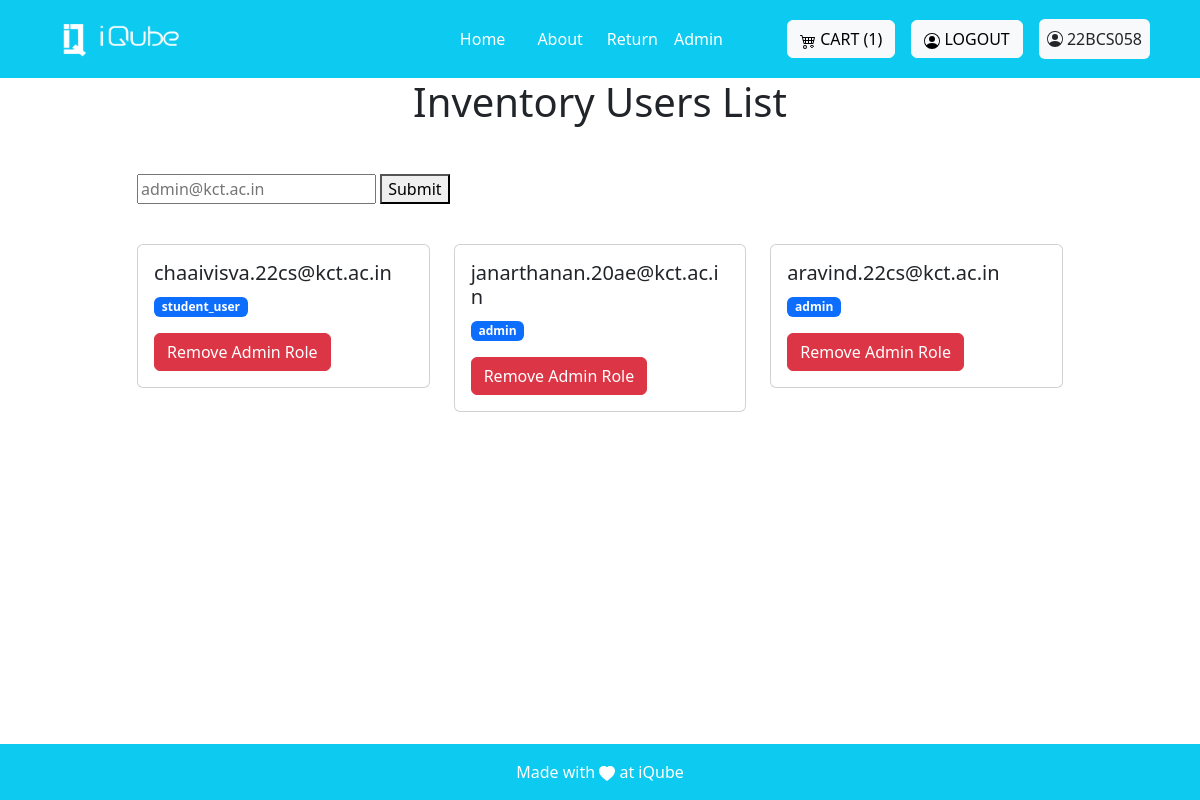
/users/ (signed in), run on the app's committed database.
### invention/models.py (models this page shows)
class AdminMail(models.Model):
    mail=models.CharField(max_length=50)

### invention/decorators.py (the view)
        def wrapper_func(request, *args, **kwargs):
            group = None
            mail=AdminMail.objects.all()
            p=0
            for i in mail:
                if request.user.email==i.mail:
                    p=10
            if request.user.groups.exists():
                group = request.user.groups.all()[0].name
            if (group in allowed_roles) or (p==10):
              return view_func(request, *args, **kwargs)
            else:
                return render(request, 'core/no_permission.html')

### invention/views.py (called while the page is built, shortened)
@login_required(login_url='login')
@allowed_user(allowed_roles=['superadmin'])
def users_list(request):
        users = User.objects.all()
        admins=AdminMail.objects.all()
        pattern= r"^[a-zA-Z0-9_.]+@(kct\.)+(ac\.)+in$"
        cart=Cart.objects.filter(created_by=request.user)
        count = cart.count()
        return render(request, 'superadmin_view/users.html', {'users': users,'admins':admins, 'count':count,})

### invention/templates/superadmin_view/users.html (shortened to what this page needs)
{% extends 'base.html' %}
{% block base %}
<div class="container">
    <h1 class="text-center mb-4">Inventory Users List</h1>
    <div class="row justify-content-center my-5">
        <div class="col-md-10">
            <form name="myForm" onsubmit="return validateEmail()" method="post" id="call">
                <input type="text" id="email" name="email" placeholder="admin@kct.ac.in" pattern="[a-zA-Z0-9_.+-]+@kct\.ac\.in" required>
                <button type="submit">Submit</button>
            </form>
            <div class="row row-cols-1 row-cols-md-3 g-4">
            <br>
                {% for user in admins %}
                <div class="col">
                    <div class="card">
                        <div class="card-body">
                            <h5 class="card-title">{{ user.mail }}</h5>
                            <p class="card-text">
                                {% for i in users%}
                                {% if i.email == user.mail %}
                                {% for group in i.groups.all %}
                                    <span class="badge bg-primary">{{group.name}}</span>
                                {% endfor %}
                                {% endif %}
                                {% endfor %}
                            </p>
                            <div class="row">
                                <div class="col">
                                    <a href="{% url 'remove_role' user_id=user.id %}" class="btn btn-danger"> Remove Admin Role</a>
                                </div>
                            </div>
                        </div>
                    </div>
                </div>
            {% endfor %}
            </div>
        </div>
    </div>
</div>
{% endblock %}

### invention/templates/base.html (shortened to what this page needs)
{% load static %}
<!DOCTYPE html>
<html lang="en">
<head>
    <link href="https://cdn.jsdelivr.net/npm/bootstrap@5.3.2/dist/css/bootstrap.min.css" rel="stylesheet"
>
</head>
<body>
    <nav class="sticky-top navbar navbar-expand-lg navbar-dark bg-info p-3">
    <div class="container">
            <a class="navbar-brand" href="#">
                <img src="{% static 'images/logo-white.png' %}" alt="Logo" height="36" width="150">
            </a>
            <div class="collapse navbar-collapse justify-content-end" id="navbarNav">
                <ul class="navbar-nav mx-5">
                    <li class="nav-item mx-2">
                        <a class="nav-link active" href="{% url 'Home'%}">Home</a>
                    </li>
                    <li class="nav-item mx-2">
                        <a class="nav-link active" href="{% url 'About' %}">About</a>
                    </li>
                    <li>
                        <a href="/return_form" class="nav-link active">Return</a>
                    </li>
                    {% for group in request.user.groups.all %}
                        {% if group.name == 'superadmin' %}
                    <li>
                        <a class="nav-link active" href="{% url 'admin_views' %}">Admin</a>
                    </li>
                        {% elif group.name == 'admin' %}
                        <li>
                            <a class="nav-link active" href="{% url 'admin_views' %}">Admin</a>
                        </li>
                        {% endif %}
                    {% endfor %}
                </ul>
            </div>
            <div class="mt-3 mt-lg-0 mx-2">
                <a class="btn btn-light" href="{% url 'view_cart' %}">
                    CART ({{count}})
                </a>
            </div>
            {% if not user.is_authenticated %}
            <div class="mt-3 mt-lg-0 mx-2">
                <a class="btn btn-light" href="{% url "social:begin" 'azuread-tenant-oauth2' %}">
                    <svg xmlns="http://www.w3.org/2000/svg" width="16" height="16" fill="currentColor" class="bi bi-person-circle" viewBox="0 0 16 16">
                    <path d="M11 6a3 3 0 1 1-6 0 3 3 0 0 1 6 0"/>
                        <path fill-rule="evenodd" d="M0 8a8 8 0 1 1 16 0A8 8 0 0 1 0 8m8-7a7 7 0 0 0-5.468 11.37C3.242 11.226 4.805 10 8 10s4.757 1.225 5.468 2.37A7 7 0 0 0 8 1"/>
                    </svg>
                    LOGIN
                </a>
            </div>
            {% else %}
            <div class="mt-3 mt-lg-0 mx-2">
                <a class="btn btn-light" href="{% url 'logout' %}">
                    LOGOUT
                </a>
            </div>
            <div class="mt-1 mt-lg-0 mx-2 p-2 rounded bg-light">
                    {{request.user.username}}
            </div>
            {% endif %}
        </div>
    </nav>
    <main>
        <div>
            {% block base %}{% endblock %}
        </div>
    </main>
    <footer class="bg-light text-center text-lg-start fixed-bottom">
        <div class="text-center p-2 bg-info p-3" style=" color: white;">
            <div>Made with
                <svg xmlns="http://www.w3.org/2000/svg" width="16" height="16" fill="currentColor"
                    class="bi bi-heart-fill" viewBox="0 0 16 16">
                    <path fill-rule="evenodd"
                        d="M8 1.314C12.438-3.248 23.534 4.735 8 15-7.534 4.736 3.562-3.248 8 1.314z" />
                </svg>
               at iQube
            </div>
        </div>
    </footer>
</body>
</html>
{% load sweetify %}

### invention/templates/base.html (style rules this page uses)
html { scroll-behavior:smooth; }

### data on the page
AdminMail: mail "chaaivisva.22cs@kct.ac.in"
AdminMail: mail "janarthanan.20ae@kct.ac.in"
AdminMail: mail "aravind.22cs@kct.ac.in"

### other printed values
{{ count }} "1"
{{ request.user.username }} "22BCS058"
{{ group.name }} "student_user"
{{ group.name }} "admin"
